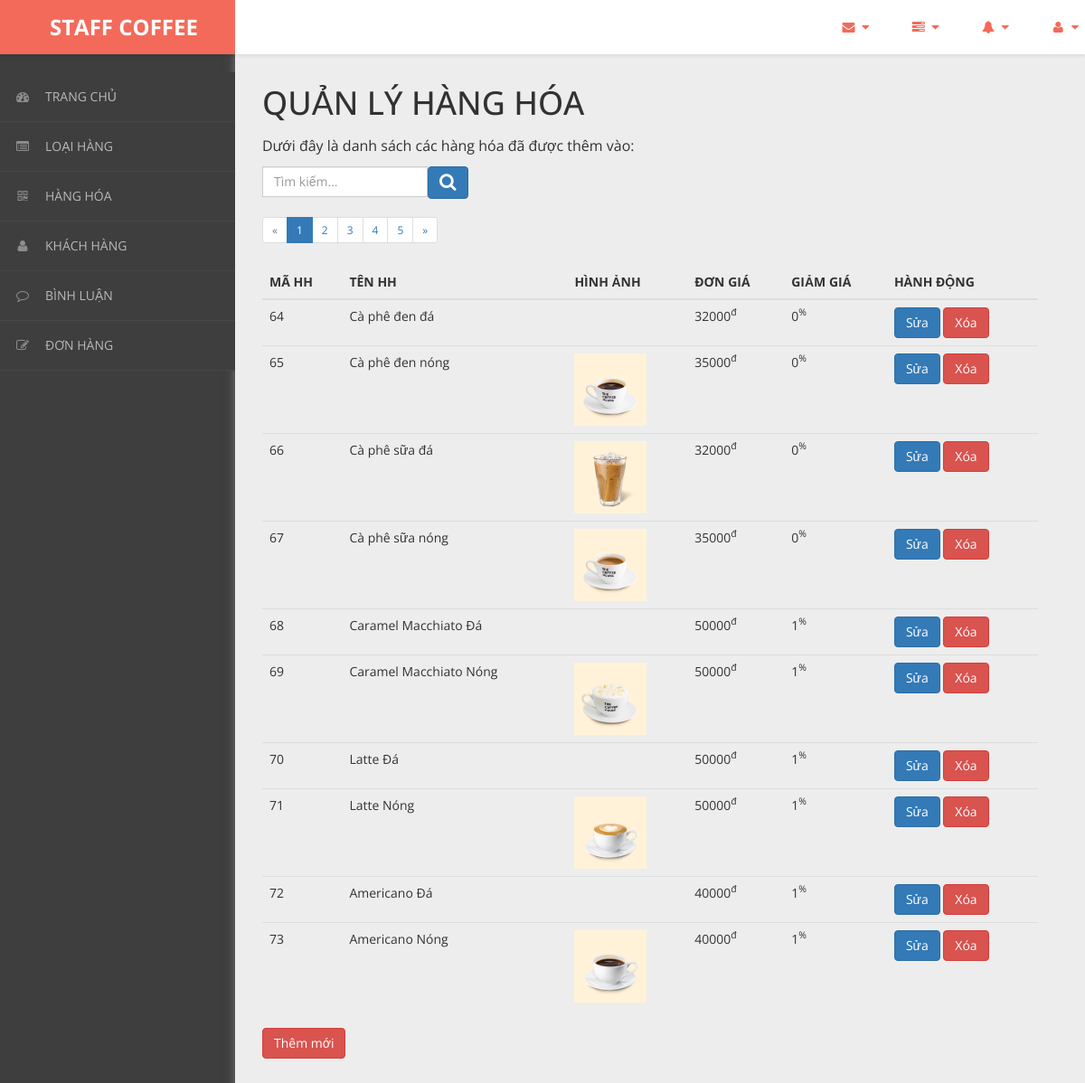
The app's page /admin/content/hang-hoa/hang-hoa-tim-kiem.php, older data.
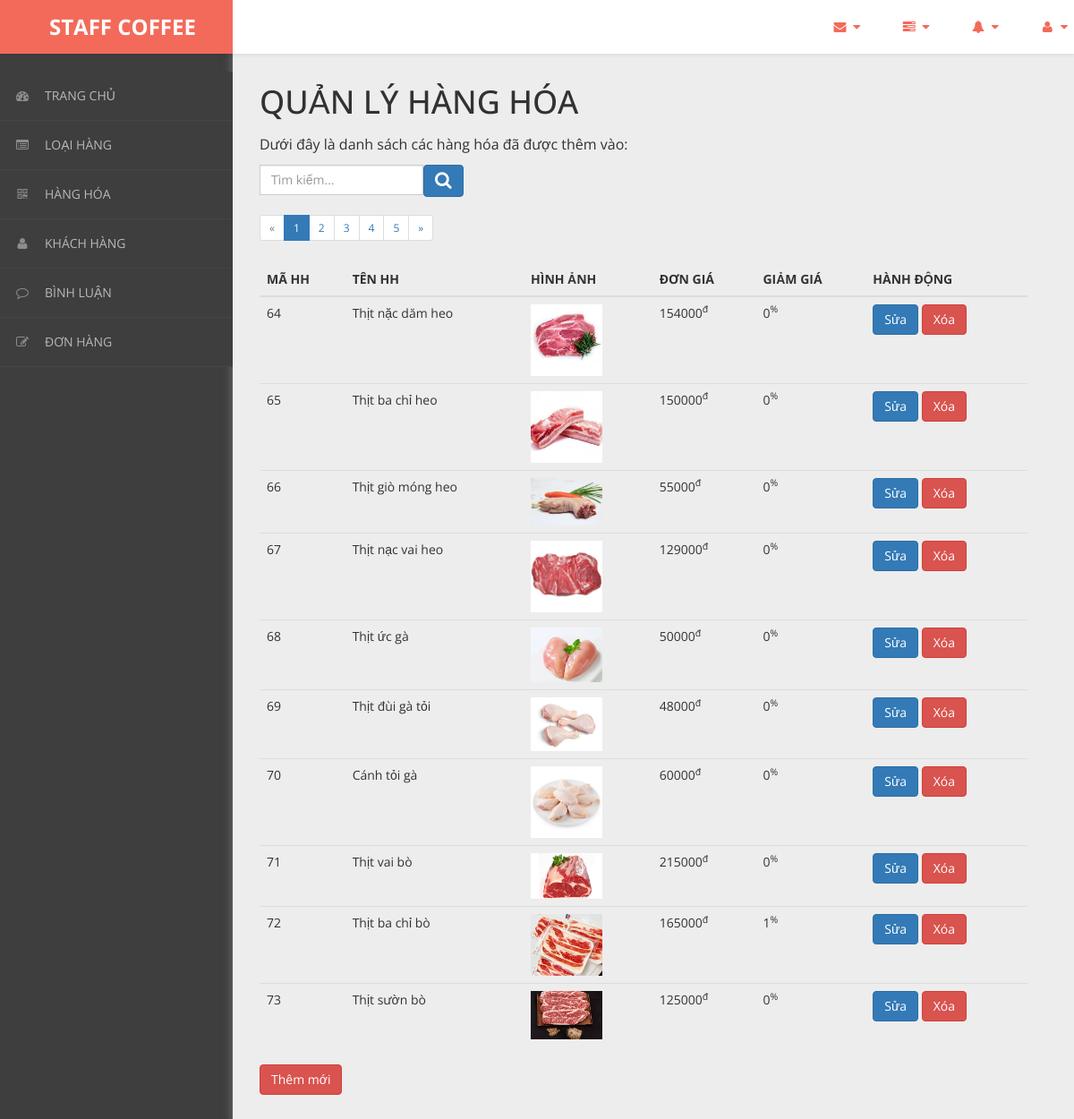
The same page, newer data.
### tables this page shows
CREATE TABLE `hang_hoa` (
  `ma_hh` int(11) NOT NULL,
  `ten_hh` varchar(50) NOT NULL,
  `hinh` varchar(50) NOT NULL,
  `don_gia` int(11) NOT NULL,
  `giam_gia` int(11) NOT NULL,
  `mo_ta` varchar(500) NOT NULL,
  `ma_loai` int(11) NOT NULL
);

### admin/content/hang-hoa/ajax_pagination_search.php (the view, shortened to what this page needs)
<?php
require_once 'paginator.class.php';
$conn       = pdo_get_connection();
$limit      = ( isset( $_GET['limit'] ) ) ? $_GET['limit'] : 10;
$page       = ( isset( $_GET['page'] ) ) ? $_GET['page'] : 1;
$links      = ( isset( $_GET['links'] ) ) ? $_GET['links'] : 7;
$keywords = $_SESSION["keywords"];
$query = "SELECT * FROM hang_hoa hh JOIN loai_hang lo ON lo.ma_loai=hh.ma_loai WHERE ten_hh LIKE '%$keywords%' OR ten_loai LIKE '%$keywords%'";
$Paginator  = new Paginator( $conn, $query );
$results    = $Paginator->getData( $limit, $page );
?>
    <thead>
        <tr>
            <th>MÃ HH</th>
            <th>TÊN HH</th>
            <th>HÌNH ẢNH</th>
            <th>ĐƠN GIÁ</th>
            <th>GIẢM GIÁ</th>
            <th>HÀNH ĐỘNG</th>
        </tr>
    </thead>
    <tbody>
        <?php for( $i = 0; $i < count( $results->data ); $i++ ) : ?>
            <tr>
                    <td><?=$results->data[$i]['ma_hh']?></td>
                    <td><?=$results->data[$i]['ten_hh']?></td>
                    <td><img src="/bigshoes/css/admin/images/products/<?=$results->data[$i]['hinh']?>" alt="" style="width:80px;"></td>
                    <td><?=$results->data[$i]['don_gia']?><sup>đ</sup></td>
                    <td><?=$results->data[$i]['giam_gia']?><sup>%</sup></td>
                    <td>
                        <a href="hang-hoa-update.php?ma_hh=<?=$results->data[$i]['ma_hh']?>"><button class="btn btn-primary">Sửa</button></a>
                        <a onclick = "return confirm('Bạn có chắc chắn muốn xóa ?')" href="hang-hoa-delete.php?ma_hh=<?=$results->data[$i]['ma_hh']?>"><button class="btn btn-danger">Xóa</button></a>
                    </td>
            </tr>
        <?php endfor; ?>
    </tbody>
<?php echo $Paginator->createLinks( $links, 'pagination pagination-sm' ); ?>

### admin/content/hang-hoa/hang-hoa-tim-kiem.php (shortened to what this page needs)
<!DOCTYPE html>
<html xmlns="http://www.w3.org/1999/xhtml">
<head>
    <link href="../../../css/admin/css/bootstrap.css" rel="stylesheet" />
    <link href="../../../css/admin/css/font-awesome.css" rel="stylesheet" />
    <link href="../../../css/admin/css/custom-styles.css" rel="stylesheet" />
</head>
<body>
    <div id="wrapper">
        <nav class="navbar navbar-default top-navbar" role="navigation">
            <div class="navbar-header">
                <a class="navbar-brand" href="../../../../bigshoes/trang-chinh/"><strong style = "margin-left: 40px;">STAFF COFFEE</strong></a>
            </div>
            <ul class="nav navbar-top-links navbar-right">
                <li class="dropdown">
                    <a class="dropdown-toggle" data-toggle="dropdown" href="#" aria-expanded="false">
                        <i class="fa fa-envelope fa-fw"></i> <i class="fa fa-caret-down"></i>
                    </a>
                </li>
                <li class="dropdown">
                    <a class="dropdown-toggle" data-toggle="dropdown" href="#" aria-expanded="false">
                        <i class="fa fa-tasks fa-fw"></i> <i class="fa fa-caret-down"></i>
                    </a>
                </li>
                <li class="dropdown">
                    <a class="dropdown-toggle" data-toggle="dropdown" href="#" aria-expanded="false">
                        <i class="fa fa-bell fa-fw"></i> <i class="fa fa-caret-down"></i>
                    </a>
                </li>
                <li class="dropdown">
                    <a class="dropdown-toggle" data-toggle="dropdown" href="#" aria-expanded="false">
                        <i class="fa fa-user fa-fw"></i> <i class="fa fa-caret-down"></i>
                    </a>
                </li>
            </ul>
        </nav>
        <nav class="navbar-default navbar-side" role="navigation">
            <div class="sidebar-collapse">
                <ul class="nav" id="main-menu">
                    <li>
                        <a href="../thong-ke/thong-ke-list.php"><i class="fa fa-dashboard"></i>TRANG CHỦ</a>
                    </li>
                    <li>
                        <a href="../loai-hang/loai-hang-list.php"><i class="fa fa-list-alt" aria-hidden="true"></i>LOẠI HÀNG</a>
                    </li>
                    <li>
                        <a href="../hang-hoa/hang-hoa-list.php"><i class="fa fa-qrcode"></i>HÀNG HÓA</a>
                    </li>
                    <li>
                        <a href="../khach-hang/khach-hang-list.php"><i class="fa fa-user"></i>KHÁCH HÀNG</a>
                    </li>
                    <li>
                        <a href="../binh-luan/binh-luan-list.php"><i class="fa fa-comment-o" aria-hidden="true"></i>BÌNH LUẬN</a>
                    </li>
                    <li>
                        <a href="../hoa-don/hoa-don-list.php"><i class="fa fa-edit"></i>ĐƠN HÀNG</a>
                    </li>
                </ul>
            </div>
        </nav>
        <div id="page-wrapper">
		  <div class="header">
                        <div class="page-header">
                            <h1>QUẢN LÝ HÀNG HÓA</h1>
                            <p>Dưới đây là danh sách các hàng hóa đã được thêm vào: </p>
                            <div class="row" style="margin-left: 0px;">
                            <div class="input-group">
                                <form action="hang-hoa-tim-kiem.php" method="post" >
                                    <div class="serch" style="position: relative;display:flex;flex-wrap:wrap;align-items: stretch;width:100%;">
                                        <div class="form-outline"><input type="text" placeholder="Tìm kiếm..." class="form-control" name="keywords" ></div>
                                        <button type="submit" class="btn btn-primary" name="search-keywords" ><i class="fa fa-search" style="font-size:20px;color:rgb(255, 255, 255);"></i></button>
                                    </div>
                                </form>
                            </div>
                            </div>
                            <div id="ajax_wrapper">
                                <table class="table table-hover">
                                    <?php
                                        require_once 'ajax_pagination_search.php';
                                    ?>
                                </table>
                            </div>
                            <a href="hang-hoa-new.php"><button class="btn btn-danger">Thêm mới</button></a>
                        </div>
		</div>
            </div>
        </div>
</body>
</html>

### admin/content/hang-hoa/paginator.class.php (shortened to what this page needs)
<?php
class Paginator {
    private $_conn;
    private $_limit;
    private $_page;
    private $_query;
    private $_total;
    public function __construct( $conn, $query ) {
        $this->_conn = $conn;
        $this->_query = $query;
        $rs= $this->_conn->query( $this->_query );
        $this->_total = $rs->rowCount();
    }
    public function getData( $limit = 10, $page = 1 ) {
        $this->_limit   = $limit;
        $this->_page    = $page;
        if ( $this->_limit == 'all' ) {
            $query      = $this->_query;
        } else {
            $query      = $this->_query . " LIMIT " . ( ( $this->_page - 1 ) * $this->_limit ) . ", $this->_limit";
        }
        $rs             = $this->_conn->query( $query );
        while ( $row = $rs->fetch(PDO::FETCH_ASSOC) ) {
            $results[]  = $row;
        }
        $result         = new stdClass();
        $result->page   = $this->_page;
        $result->limit  = $this->_limit;
        $result->total  = $this->_total;
        $result->data   = $results;
        return $result;
    }
    public function createLinks( $links, $list_class ) {
        $last       = ceil( $this->_total / $this->_limit );
        $start      = ( ( $this->_page - $links ) > 0 ) ? $this->_page - $links : 1;
        $end        = ( ( $this->_page + $links ) < $last ) ? $this->_page + $links : $last;
        $html       = '<ul class="' . $list_class . '">';
        $class      = ( $this->_page == 1 ) ? "disabled" : "";
        $html       .= '<li class="' . $class . '"><a data-page="' . ( $this->_page - 1 ) . '" href="?limit=' . $this->_limit . '&page=' . ( $this->_page - 1 ) . '">&laquo;</a></li>';
        for ( $i = $start ; $i <= $end; $i++ ) {
            $class  = ( $this->_page == $i ) ? "active" : "";
            $html   .= '<li class="' . $class . '"><a  data-page="' . $i . '" href="?limit=' . $this->_limit . '&page=' . $i . '">' . $i . '</a></li>';
        }
        $class      = ( $this->_page == $last ) ? "disabled" : "";
        $html       .= '<li class="' . $class . '"><a data-page="' . ( $this->_page + 1 ) . '" href="?limit=' . $this->_limit . '&page=' . ( $this->_page + 1 ) . '">&raquo;</a></li>';
        $html       .= '</ul>';
        return $html;
    }
}

### css/admin/css/custom-styles.css (style rules this page uses)
body { font-family: 'Open Sans', sans-serif; background: #3E3E3E; }
#wrapper { width: 100%; }
#page-wrapper { padding: 15px 15px; min-height: 600px; background: #EDEDED; }
h1, .h1, h2, .h2, h3, .h3 { margin-top: 7px; margin-bottom: -5px; }
p { font-size:16px; line-height:25px; padding-top:20px; }
.navbar-side { z-index: 0; }
.navbar-side .nav > li > a > i { color: #8C8C8C;padding: 8px;width: 30px;text-align: center; }
.top-navbar { position: fixed; width: 100%; z-index: 300; -webkit-box-shadow: 0 3px 3px rgba(0, 0, 0, 0.05); -moz-box-shadow: 0 3px 3px rgba(0, 0, 0, 0.05); box-shadow: 0 3px 3px rgba(0, 0, 0, 0.05); }
.navbar-side { z-index: 1; position: fixed; width: 260px; top: 80px; }
#page-wrapper { position: relative; top: 55px; box-shadow: 0 0 10px #757575; -moz-box-shadow: 0 0 10px #757575; -webkit-box-shadow: 0 0 10px #757575; }
.page-header { margin: 0;border-bottom: 1px solid transparent;text-align: left;background-color: rgb(237, 237, 237);padding: 32px 22px 32px 0;color: #323232; }
.header { margin: 0 30px; }
.top-navbar { margin:0px; }
.top-navbar .navbar-brand { color: #fff;width: 260px;text-align: left;height: 60px;font-size: 24px;font-weight: 700;line-height: 30px;background: #F36A5A; }
.top-navbar .nav > li { position: relative; display: inline-block; margin: 0px; padding: 0px; }
.top-navbar .nav > li > a { position: relative; display: block; padding: 20px;color: #FFFFFF; margin: 0px; }
.sidebar-collapse , .sidebar-collapse .nav { background:none; }
.sidebar-collapse .nav { padding:0; }
.sidebar-collapse .nav > li > a { color: #B8B8B8; background:transparent; text-shadow:none; font-size: 14px; }
.sidebar-collapse > .nav > li > a { padding: 12px 10px; }
.sidebar-collapse > .nav > li { border-bottom: 1px solid rgba(107, 108, 109, 0.19); }
.navbar-side { border:none; background: #3E3E3E; }
.top-navbar { background: #FFFFFF; border-bottom:none; }
.top-navbar .nav > li > a > i { margin-right: 2px; }
.navbar-default { border:0px solid black; }
.navbar-header { background: transparent; }
.nav > li > a > i { margin-right:10px; color: rgb(243, 106, 90); }
@media (min-width:768px) { #page-wrapper { margin: 0 0 0 260px; padding: 0; min-height: 1200px; } }
@media (min-width:768px) { .navbar-side { width: 260px; z-index: 1; } }
@media (min-width:768px) { .navbar { border-radius: 0px; } }

Row changes from the older to the newer data that the page shows:
changed hang_hoa id 64: ten_hh "Cà phê đen đá" → "Thịt nặc dăm heo"; hinh: picture added; don_gia "32000" → "154000"
changed hang_hoa id 65: ten_hh "Cà phê đen nóng" → "Thịt ba chỉ heo"; hinh: a different picture; don_gia "35000" → "150000"
changed hang_hoa id 66: ten_hh "Cà phê sữa đá" → "Thịt giò móng heo"; hinh: a different picture; don_gia "32000" → "55000"
changed hang_hoa id 67: ten_hh "Cà phê sữa nóng" → "Thịt nạc vai heo"; hinh: a different picture; don_gia "35000" → "129000"
changed hang_hoa id 68: ten_hh "Caramel Macchiato Đá" → "Thịt ức gà"; hinh: picture added; giam_gia "1" → "0"
changed hang_hoa id 69: ten_hh "Caramel Macchiato Nóng" → "Thịt đùi gà tỏi"; hinh: a different picture; don_gia "50000" → "48000"; giam_gia "1" → "0"
changed hang_hoa id 70: ten_hh "Latte Đá" → "Cánh tỏi gà"; hinh: picture added; don_gia "50000" → "60000"; giam_gia "1" → "0"
changed hang_hoa id 71: ten_hh "Latte Nóng" → "Thịt vai bò"; hinh: a different picture; don_gia "50000" → "215000"; giam_gia "1" → "0"
changed hang_hoa id 72: ten_hh "Americano Đá" → "Thịt ba chỉ bò"; hinh: picture added; don_gia "40000" → "165000"
changed hang_hoa id 73: ten_hh "Americano Nóng" → "Thịt sườn bò"; hinh: a different picture; don_gia "40000" → "125000"; giam_gia "1" → "0"
